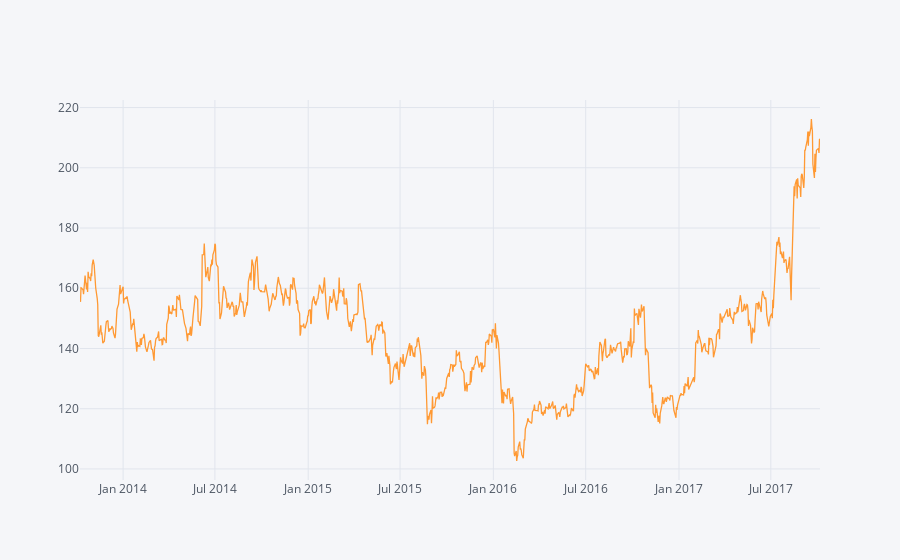
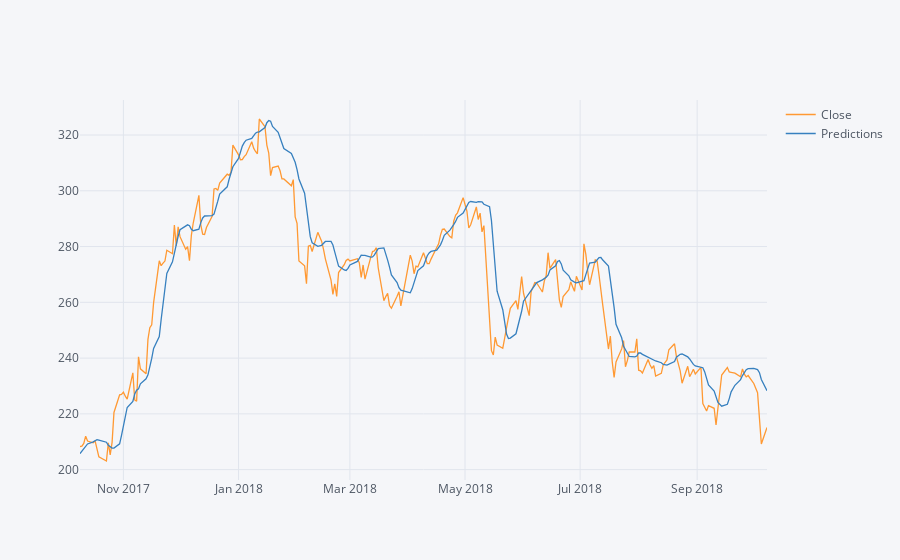

The code cell stored with these charts, in order, in its notebook:
### Markdown cell above
# Prediction

### Code cell
train_data=new_dataset[:987]
valid_data=new_dataset[987:]
valid_data['Predictions']=closing_price
plt.figure(figsize=(16,6))
train_data['Close'].iplot()
valid_data[['Close','Predictions']].iplot(colorscale='')

### Figure 1 — Plotly figure (JSON) as saved in the notebook; plotly's stock layout.template omitted (floating-point values rounded to 4 significant figures; data arrays with more than 128 entries replaced by an {"elided": "..."} marker saying what was removed)
{"data": [{"line": {"color": "rgba(255, 153, 51, 1.0)", "dash": "solid", "shape": "linear", "width": 1.3}, "mode": "lines", "name": "Close", "text": "", "type": "scatter", "x": {"elided": "987 str values"}, "y": {"elided": "987 float values"}}], "layout": {"legend": {"bgcolor": "#F5F6F9", "font": {"color": "#4D5663"}}, "paper_bgcolor": "#F5F6F9", "plot_bgcolor": "#F5F6F9", "title": {"font": {"color": "#4D5663"}}, "xaxis": {"gridcolor": "#E1E5ED", "showgrid": true, "tickfont": {"color": "#4D5663"}, "title": {"font": {"color": "#4D5663"}, "text": ""}, "zerolinecolor": "#E1E5ED"}, "yaxis": {"gridcolor": "#E1E5ED", "showgrid": true, "tickfont": {"color": "#4D5663"}, "title": {"font": {"color": "#4D5663"}, "text": ""}, "zerolinecolor": "#E1E5ED"}}}

### Figure 2 — Plotly figure (JSON) as saved in the notebook; plotly's stock layout.template omitted (floating-point values rounded to 4 significant figures; data arrays with more than 128 entries replaced by an {"elided": "..."} marker saying what was removed)
{"data": [{"line": {"color": "rgba(255, 153, 51, 1.0)", "dash": "solid", "shape": "linear", "width": 1.3}, "mode": "lines", "name": "Close", "text": "", "type": "scatter", "x": {"elided": "248 str values"}, "y": {"elided": "248 float values"}}, {"line": {"color": "rgba(55, 128, 191, 1.0)", "dash": "solid", "shape": "linear", "width": 1.3}, "mode": "lines", "name": "Predictions", "text": "", "type": "scatter", "x": {"elided": "248 str values"}, "y": {"elided": "248 float values"}}], "layout": {"legend": {"bgcolor": "#F5F6F9", "font": {"color": "#4D5663"}}, "paper_bgcolor": "#F5F6F9", "plot_bgcolor": "#F5F6F9", "title": {"font": {"color": "#4D5663"}}, "xaxis": {"gridcolor": "#E1E5ED", "showgrid": true, "tickfont": {"color": "#4D5663"}, "title": {"font": {"color": "#4D5663"}, "text": ""}, "zerolinecolor": "#E1E5ED"}, "yaxis": {"gridcolor": "#E1E5ED", "showgrid": true, "tickfont": {"color": "#4D5663"}, "title": {"font": {"color": "#4D5663"}, "text": ""}, "zerolinecolor": "#E1E5ED"}}}
